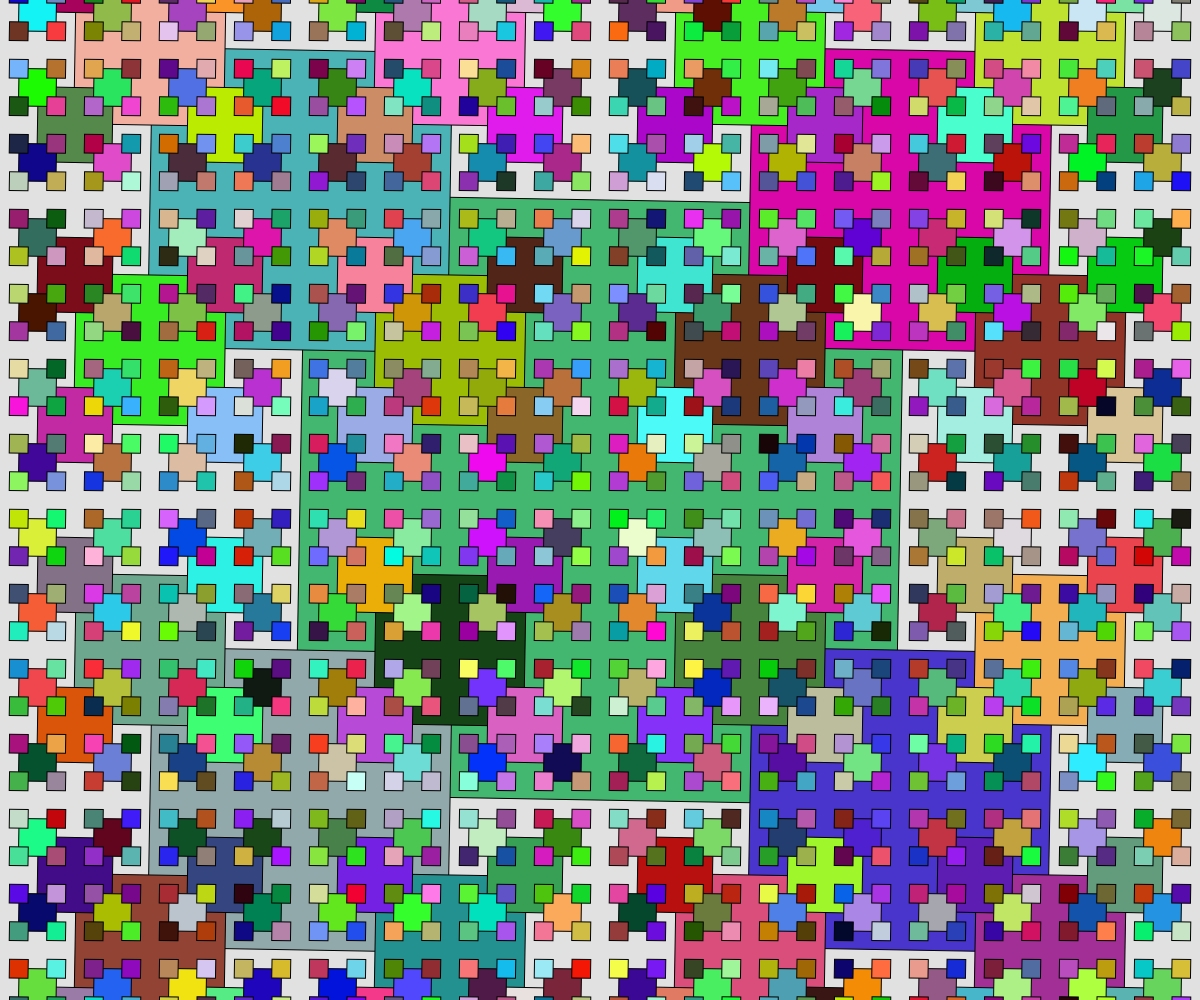
Frame 1 (no input)
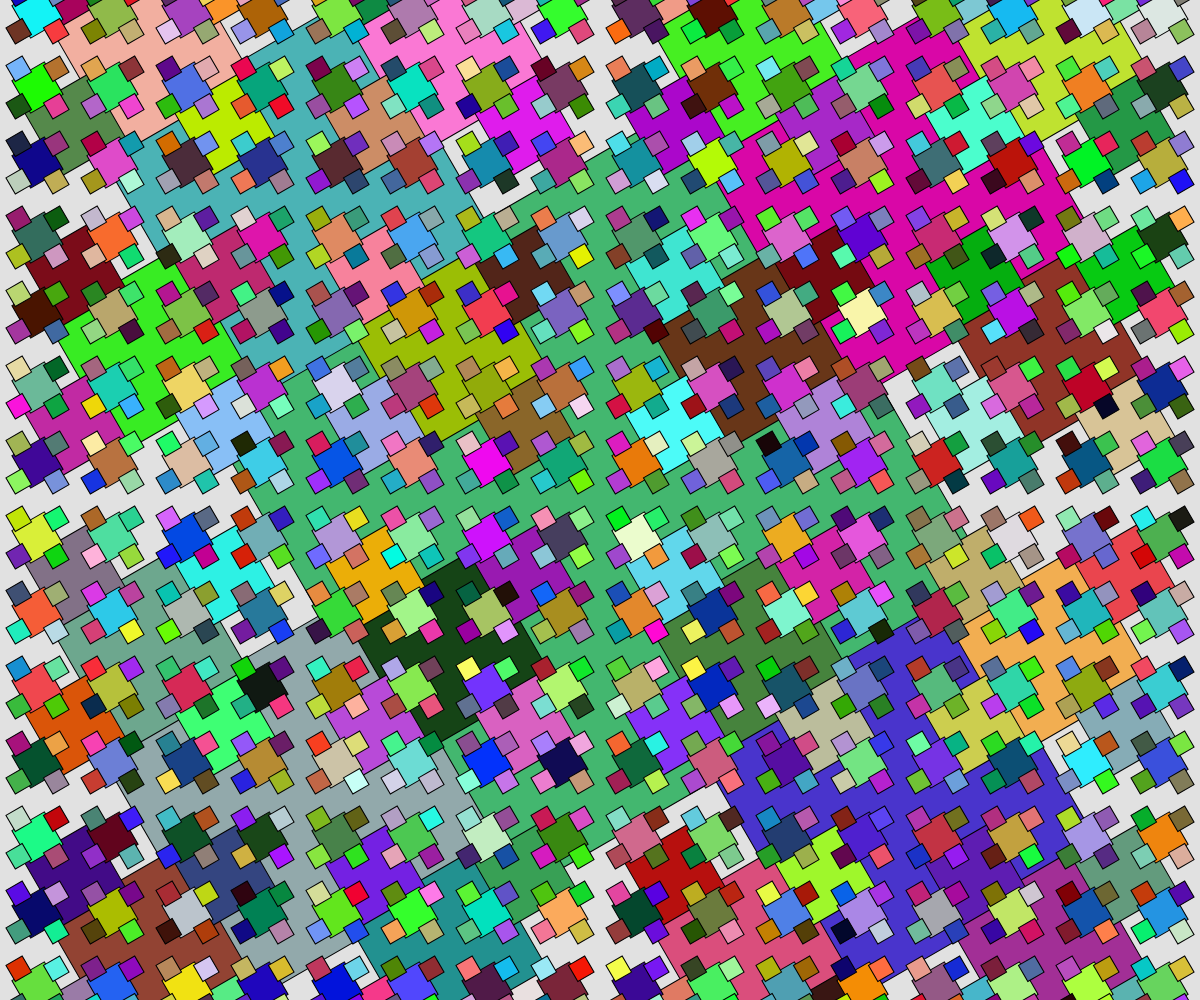
Frame 60 (no input)
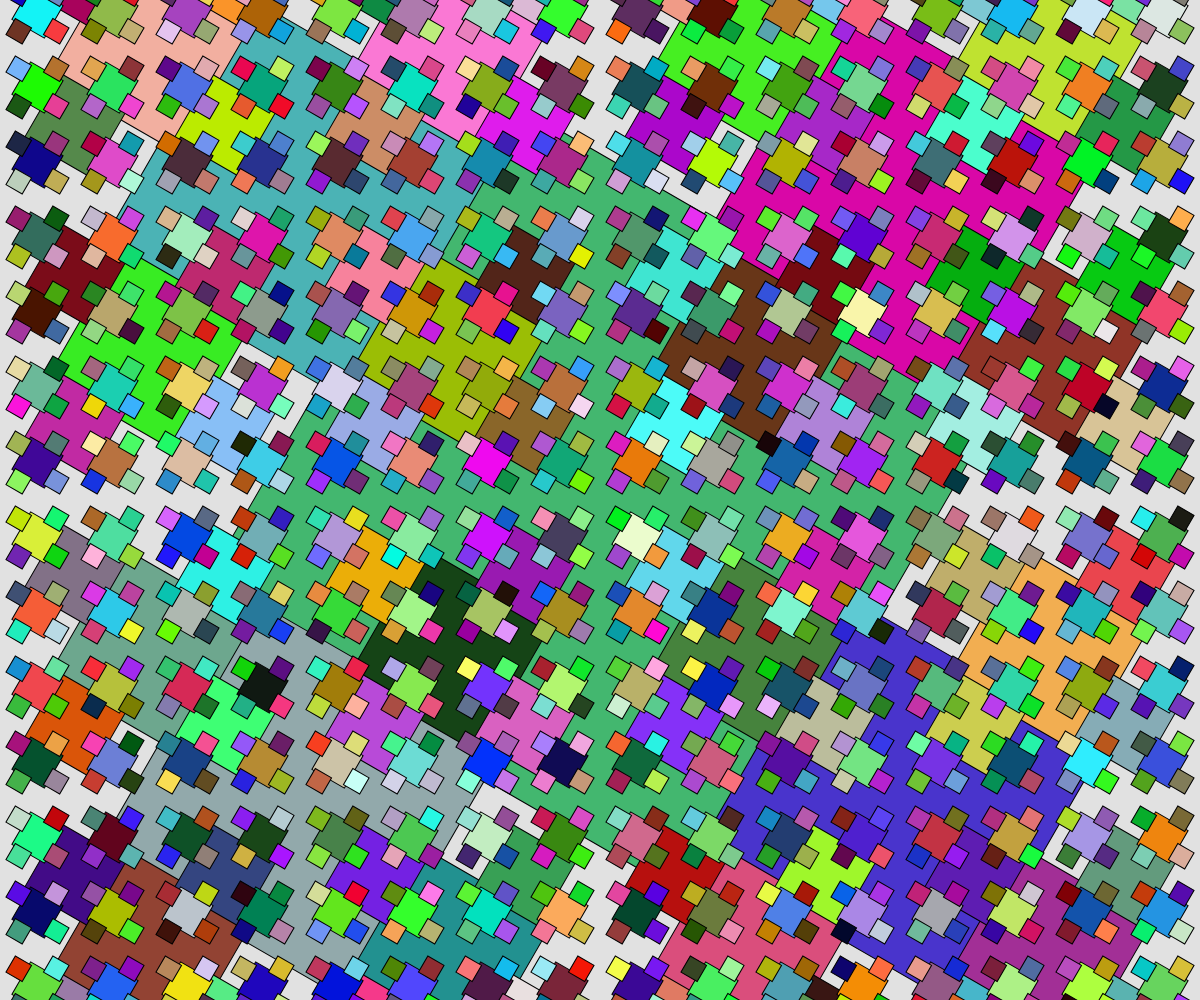
Frame 120 (the mouse pressed at the canvas centre since frame 60)

The p5.js sketch that drew these frames (run headless with seeded random() and noise() and a simulated clock; from frame 60 on, the mouse is pressed at the canvas centre):

// p5.js sketch
// ── sketch.js
// Project Title
// Your Name
// Date
//
// Extra for Experts:
// - describe what you did to take this project "above and beyond"

let seed;

function setup() {
  createCanvas(windowWidth, windowHeight);
  noFill();
  seed = random(100);
}

function draw() {
  background(225);
  randomSeed(seed);
  //circleInCircle(width/2, height/2, width);
  //cantor(width*0.1, height*0.3, width*0.8, 6);
  //circleFractal(width/2, height/2, height/2);
  squareFractal(width/2,height/2,width/2);
}

function circleInCircle(x,y,d){
  //base case
  if(d > 10){
    circle(x,y,d);
    let den = map(mouseX,0,width, 1.01, 1.5);
    circleInCircle(x,y,d/den);
  }
}

function cantor(x,y,len,depth){
  //base case
  if(depth > 0){
    line(x,y,x+len,y);
    let newY = y + 20;
    cantor(x,newY,len/3,depth - 1);
    cantor(x+2/3*len,newY,len/3,depth - 1);
  }
}

function circleFractal(x,y,d){
  //base case
  if(d > 2){
    circle(x,y,d);
    circleFractal(x+d/2,y,d/2);
    circleFractal(x-d/2,y,d/2);
    circleFractal(x,y+d/2,d/2);
  }
}

function squareFractal(x,y,len){
  if(len > 10){
    rectMode(CENTER);
    fill(random(255),random(255),random(255));
    push();
    translate(x,y);
    rotate(radians(frameCount));
    square(0,0,len);
    pop();

    squareFractal(x-len/2,y-len/2,len/2);
    squareFractal(x-len/2,y+len/2,len/2);
    squareFractal(x+len/2,y-len/2,len/2);
    squareFractal(x+len/2,y+len/2,len/2);
  }
}
